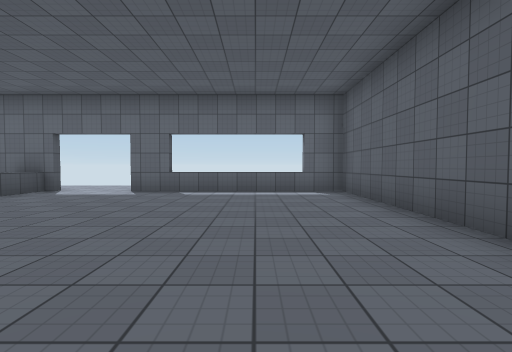
View 1 (above)

12 first-person views from a walk through a scene from a Unity 3-D project. The camera is 1.3 m above the floor, tilts 2° down and sees 85° across. The floor is counted in squares, 2 m on a side. Each view is taken from the middle of a square. On the plan, view 1 faces up. The plan holds only what a view shows up to about 9 squares ahead; the rest is blank. Surface patterns are stand-ins for the level's own textures.

View 2
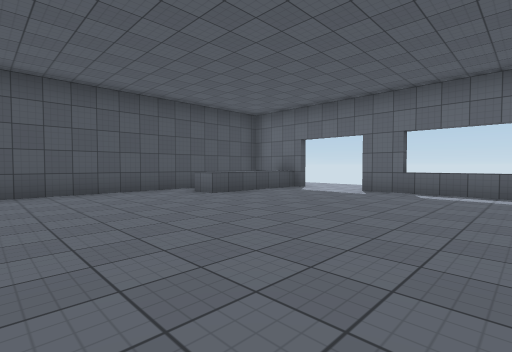

View 3
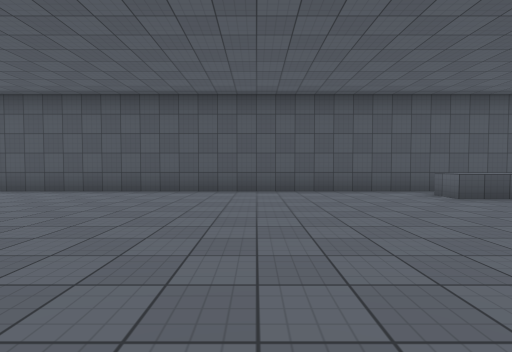

View 4
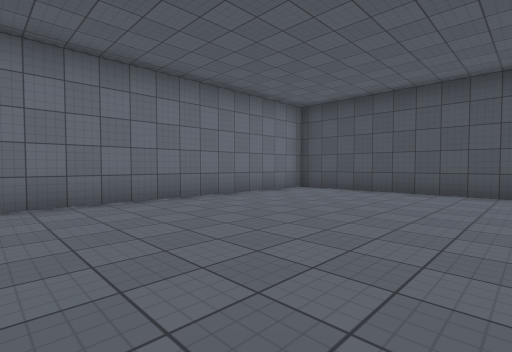

View 5
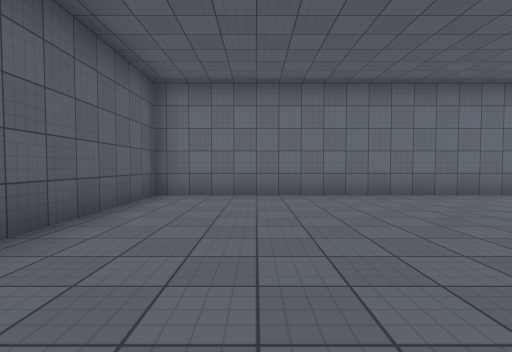

View 6
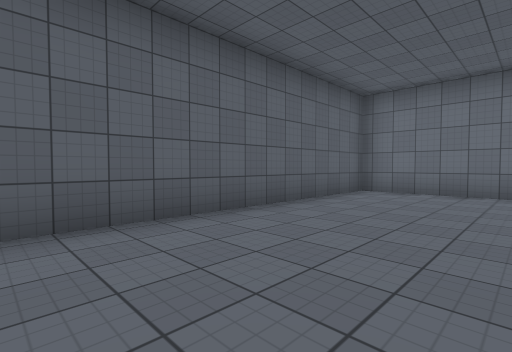

View 7
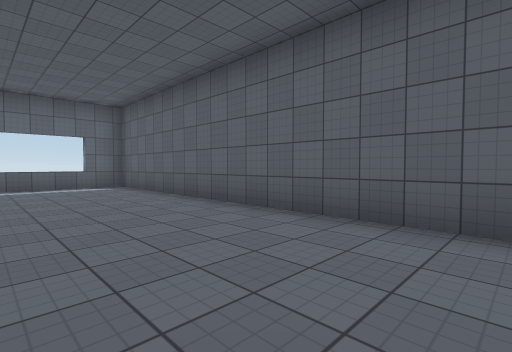

View 8
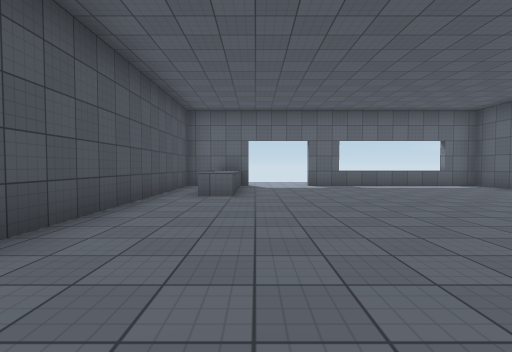

View 9
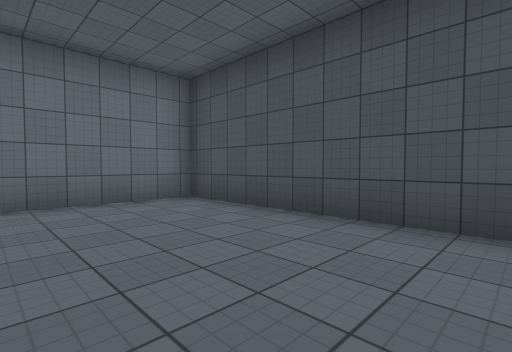

View 10
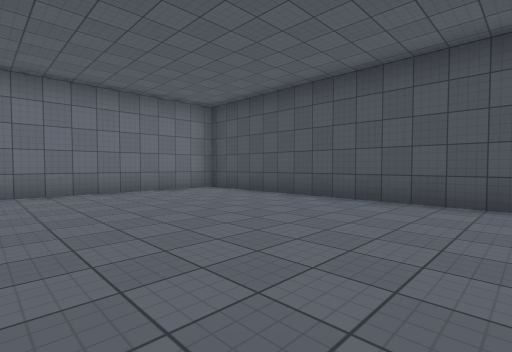

View 11
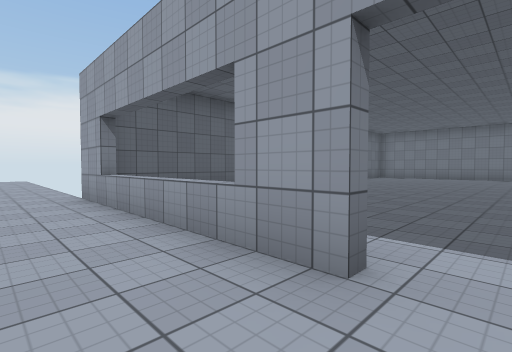

View 12
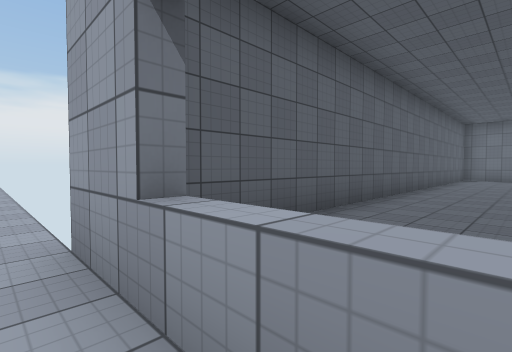

### Floor plan
Key: @ floor where view 1 was taken; # wall or solid block; . floor; = window, fence, low wall or low ledge; ^ raised ledge.
Columns run from 8 left of view 1 to 6 right of it. Each row starts with its distance up from view 1.
  9    ...........
  8    ............
  7  #=..##^^=##
  6 #.^........#
  5 #.^........#
  4 #.^........#
  3 #..........#
  2 #..........#
  1 #..........#
  0 #.......@..#
 -1 #..........#
 -2 #..........#
 -3 #..........#
 -4 #..........#
 -5 #..........#
 -6 #..........#
 -7 #..........#
 -8 ############

Where each view was taken, in squares from view 1:
view 1: 0 up, 0 right, facing up
view 2: 0 up, 0 right, facing up-left
view 3: 0 up, 0 right, facing left
view 4: 2 down, 0 right, facing down-left
view 5: 1 down, 0 right, facing down
view 6: 0 up, 1 left, facing down-right
view 7: 2 down, 1 left, facing up-right
view 8: 2 down, 5 left, facing up
view 9: 2 down, 4 left, facing down-left
view 10: 0 up, 2 left, facing down-left
view 11: 9 up, 4 left, facing down-right
view 12: 8 up, 0 right, facing down-right
